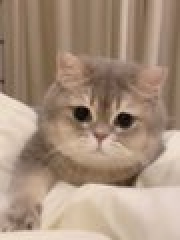
#> input picture Projects/project1_HybridImages/hybrid/kamen.jpg, 90 x 120 px (shown 2 times larger)
$ jupyter execute --allow-errors CS445_Proj1_Starter.ipynb   (shell and % lines are left out)   (text cells are left out)
#> lines starting #> are read from the running program, lines starting #| are printed output that depends on the picture; pictures that were not available may be replaced by others from this repository, and a replacement may not be noted
### Projects/project1_HybridImages/hybrid/utils.py
import time
import os

import cv2
import argparse
import numpy as np
from scipy import signal
from math import ceil, floor
import matplotlib.pyplot as plt
from matplotlib.colors import LogNorm


def align_images(input_img_1, input_img_2, pts_img_1, pts_img_2,
                 save_images=False):

    # Load images
    im1 = cv2.imread(input_img_1)
    im1 = cv2.cvtColor(im1, cv2.COLOR_BGR2RGB)

    im2 = cv2.imread(input_img_2)
    im2 = cv2.cvtColor(im2, cv2.COLOR_BGR2RGB)

    # get image sizes
    h1, w1, b1 = im1.shape
    h2, w2, b2 = im2.shape

    # Get center coordinate of the line segment
    center_im1 = np.mean(pts_img_1, axis=0)
    center_im2 = np.mean(pts_img_2, axis=0)

    plt.close('all')

    # translate first so that center of ref points is center of image
    tx = np.around((w1 / 2 - center_im1[0]) * 2).astype(int)

    if tx > 0:
        im1 = np.r_['1', np.zeros((im1.shape[0], tx, 3)), im1]

    else:
        im1 = np.r_['1', im1, np.zeros((im1.shape[0], -tx, 3))]

    ty = np.round((h1 / 2 - center_im1[1]) * 2).astype(int)

    if ty > 0:
        im1 = np.r_['0', np.zeros((ty, im1.shape[1], 3)), im1]

    else:
        im1 = np.r_['0', im1, np.zeros((-ty, im1.shape[1], 3))]

    tx = np.around((w2 / 2 - center_im2[0]) * 2).astype(int)

    if tx > 0:
        im2 = np.r_['1', np.zeros((im2.shape[0], tx, 3)), im2]

    else:
        im2 = np.r_['1', im2, np.zeros((im2.shape[0], -tx, 3))]

    ty = np.round((h2 / 2 - center_im2[1]) * 2).astype(int)

    if ty > 0:
        im2 = np.r_['0', np.zeros((ty, im2.shape[1], 3)), im2]

    else:
        im2 = np.r_['0', im2, np.zeros((-ty, im2.shape[1], 3))]

    # downscale larger image so that lengths between ref points are the same
    len1 = np.linalg.norm(pts_img_1[0]-pts_img_1[1])
    len2 = np.linalg.norm(pts_img_2[0]-pts_img_2[1])
    dscale = len2 / len1

    if dscale < 1:
        width = int(im1.shape[1] * dscale)
        height = int(im1.shape[0] * dscale)
        dim = (width, height)
        im1 = cv2.resize(im1, dim, interpolation=cv2.INTER_LINEAR)

    else:
        width = int(im2.shape[1] * 1 / dscale)
        height = int(im2.shape[0] * 1 / dscale)
        dim = (width, height)
        im2 = cv2.resize(im2, dim, interpolation=cv2.INTER_LINEAR)

    # rotate im1 so that angle between points is the same
    theta1 = np.arctan2(-(pts_img_1[:, 1][1]-pts_img_1[:, 1][0]),
                        pts_img_1[:, 0][1]-pts_img_1[:, 0][0])
    theta2 = np.arctan2(-(pts_img_2[:, 1][1]-pts_img_2[:, 1][0]),
                        pts_img_2[:, 0][1]-pts_img_2[:, 0][0])
    dtheta = theta2-theta1
    rows, cols = im1.shape[:2]
    M = cv2.getRotationMatrix2D((cols/2, rows/2), dtheta*180/np.pi, 1)
    cos = np.abs(M[0, 0])
    sin = np.abs(M[0, 1])

    # compute the new bounding dimensions of the image
    nW = int((rows * sin) + (cols * cos))
    nH = int((rows * cos) + (cols * sin))

    # adjust the rotation matrix to take into account translation
    M[0, 2] += (nW / 2) - cols/2
    M[1, 2] += (nH / 2) - rows/2

    im1 = cv2.warpAffine(im1, M, (nW, nH))

    # Crop images (on both sides of border) to be same height and width
    h1, w1, b1 = im1.shape
    h2, w2, b2 = im2.shape

    minw = min(w1, w2)
    brd = (max(w1, w2)-minw)/2
    if minw == w1:  # crop w2
        im2 = im2[:, ceil(brd):-floor(brd), :]
        tx = tx-ceil(brd)
    else:
        im1 = im1[:, ceil(brd):-floor(brd), :]
        tx = tx+ceil(brd)

    minh = min(h1, h2)
    brd = (max(h1, h2)-minh)/2
    if minh == h1:  # crop w2
        im2 = im2[ceil(brd):-floor(brd), :, :]
        ty = ty-ceil(brd)
    else:
        im1 = im1[ceil(brd):-floor(brd), :, :]
        ty = ty+ceil(brd)

    im1 = cv2.cvtColor(im1.astype(np.uint8), cv2.COLOR_RGB2BGR)
    im2 = cv2.cvtColor(im2.astype(np.uint8), cv2.COLOR_RGB2BGR)

    if save_images:
        output_img_1 = 'aligned_{}'.format(os.path.basename(input_img_1))
        output_img_2 = 'aligned_{}'.format(os.path.basename(input_img_2))
        cv2.imwrite(output_img_1, im1)
        cv2.imwrite(output_img_2, im2)

    return im1, im2


def prompt_eye_selection(image):
    fig = plt.figure()
    plt.imshow(image, cmap='gray')
    fig.set_label('Click on two points for alignment')
    plt.axis('off')
    xs = []
    ys = []
    clicked = np.zeros((2, 2), dtype=np.float32)

    # Define a callback function that will update the textarea
    # [7 lines left out: function onmousedown, not called in this run]

    def onmouseup(event):
        if(len(xs) >= 2):
            plt.close(fig)

    def onclose(event):
        clicked[:, 0] = xs
        clicked[:, 1] = ys
    # Create an hard reference to the callback not to be cleared by the garbage
    # collector
    fig.canvas.mpl_connect('button_press_event', onmousedown)
    fig.canvas.mpl_connect('button_release_event', onmouseup)
    fig.canvas.mpl_connect('close_event', onclose)

    return clicked

# [54 lines left out: functions crop_image, interactive_crop, not called in this run]

def gaussian_kernel(sigma, kernel_half_size):
    '''
    Inputs:
        sigma = standard deviation for the gaussian kernel
        kernel_half_size = recommended to be at least 3*sigma

    Output:
        Returns a 2D Gaussian kernel matrix
    '''
    window_size = kernel_half_size*2+1
    gaussian_kernel_1d = signal.gaussian(window_size, std=sigma).reshape(window_size, 1)
    gaussian_kernel_2d = np.outer(gaussian_kernel_1d, gaussian_kernel_1d)
    gaussian_kernel_2d /= np.sum(gaussian_kernel_2d) # make sure it sums to one

    return gaussian_kernel_2d

# [14 lines left out: functions plot, plot_spectrum, not called in this run]

### Projects/project1_HybridImages/hybrid/CS445_Proj1_Starter.ipynb
[cell 1]
import cv2
import numpy as np
from scipy import signal

import matplotlib.pyplot as plt
from matplotlib.colors import LogNorm

import utils

[cell 2]
im1_file = 'kamen.jpg'
im2_file = 'smile.jpg'

im1 = np.float32(cv2.imread(im1_file, cv2.IMREAD_GRAYSCALE) / 255.0)
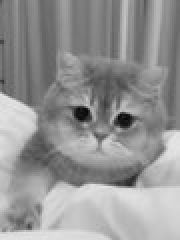
#> im1: shape (120, 90) float32 (shown 2 times larger); min 0.0275, max 0.91, mean 0.582
im2 = np.float32(cv2.imread(im2_file, cv2.IMREAD_GRAYSCALE) / 255.0)
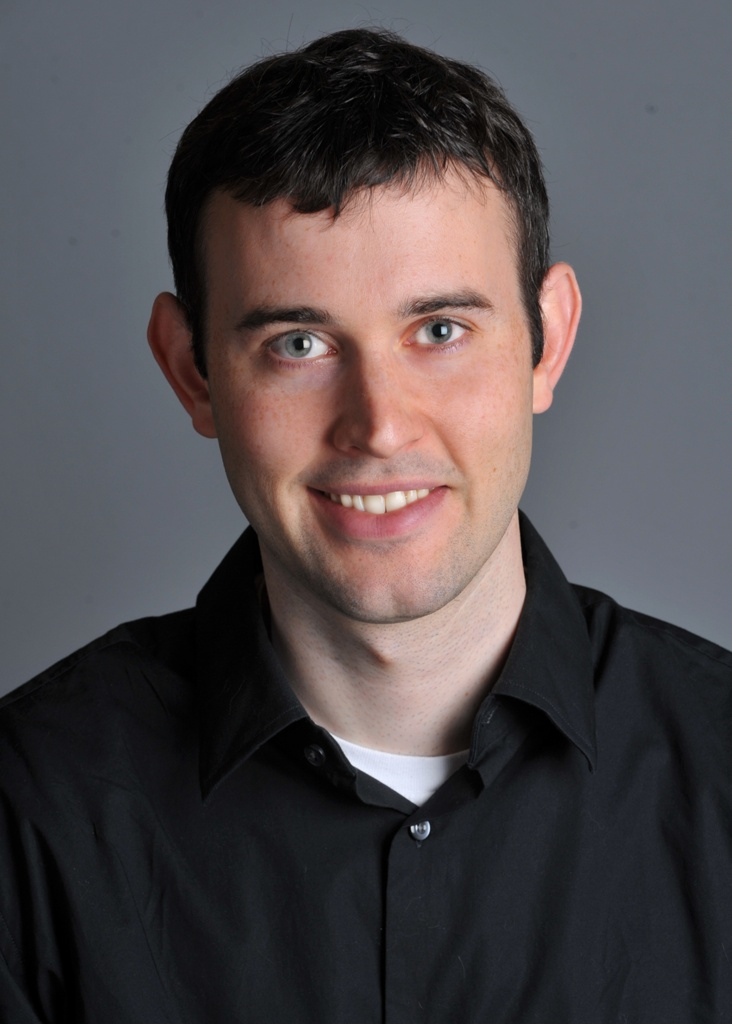
#> input picture Projects/project1_HybridImages/hybrid/DerekPicture.jpg, 732 x 1024 px, given in place of smile.jpg, which was not available
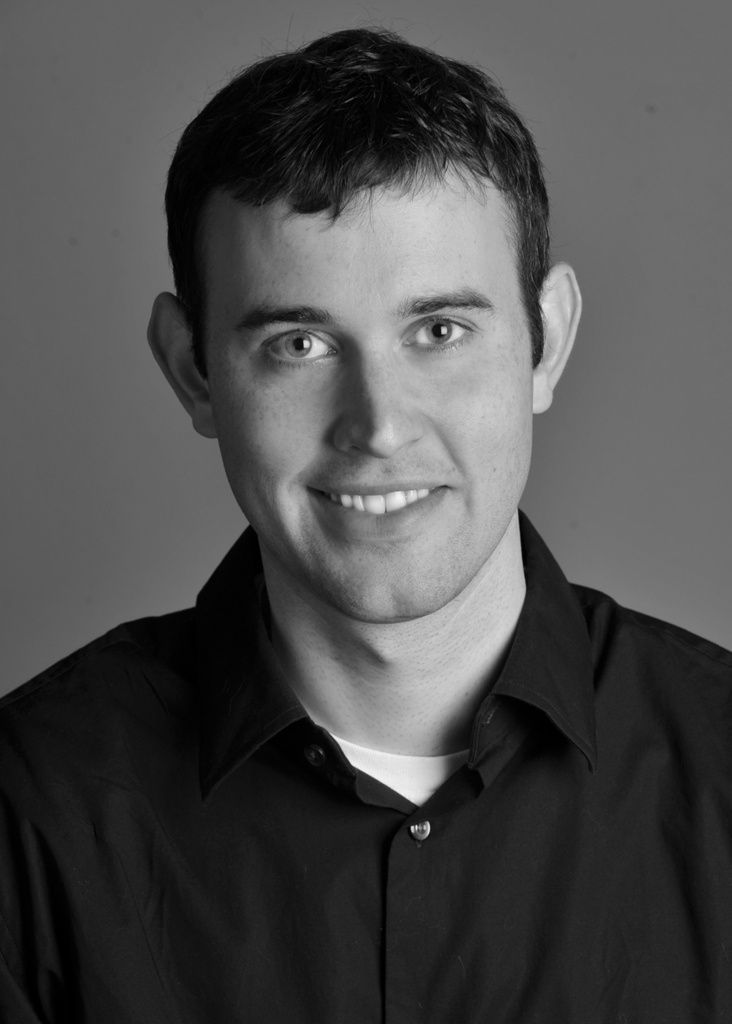
#> im2: shape (1024, 732) float32; min 0, max 0.953, mean 0.3

[cell 3]
pts_im1 = utils.prompt_eye_selection(im1)
#> pts_im1 = [[0, 0], [0, 0]]
# pts_im1 = np.array([[607, 290], [748, 370]]) # uncomment if entering [x, y] pts manually
# plt.plot(pts_im1[:,0], pts_im1[:,1], 'r-+')

[cell 4]
pts_im2 = utils.prompt_eye_selection(im2)
#> pts_im2 = [[0, 0], [0, 0]]
# pts_im2 = np.array([[299,343], [439,331]]) # uncomment if entering [x, y] pts manually
# plt.plot(pts_im2[:,0], pts_im2[:,1], 'r-+')

#> (a cell that did not finish here is left out)

#> in align_images, im1 is the input picture: shape (120, 90, 3); mean B, G, R 124.3, 143.7, 166.8
#> in align_images, im2 is the input picture: shape (1024, 732, 3); mean B, G, R 76.9, 74.5, 80.5
#> in align_images, `center_im1 = np.mean(pts_img_1, axis=0)`: center_im1 = [0, 0]
#> in align_images, `tx = np.around((w1 / 2 - center_im1[0]) * 2).astype(int)`: tx = 90
#> in align_images, `im1 = np.r_['1', np.zeros((im1.shape[0], tx, 3)), im1]`:
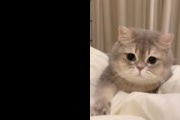
#> im1: shape (120, 180, 3) float64; mean R, G, B 83.4, 71.8, 62.2
#> in align_images, `ty = np.round((h1 / 2 - center_im1[1]) * 2).astype(int)`: ty = 120
#> in align_images, `im1 = np.r_['0', np.zeros((ty, im1.shape[1], 3)), im1]`:
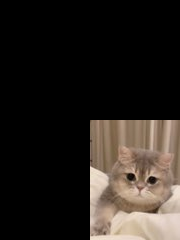
#> im1: shape (240, 180, 3) float64; mean R, G, B 41.7, 35.9, 31.1
#> in align_images, `tx = np.around((w2 / 2 - center_im2[0]) * 2).astype(int)`: tx = 732
#> in align_images, `im2 = np.r_['1', np.zeros((im2.shape[0], tx, 3)), im2]`:
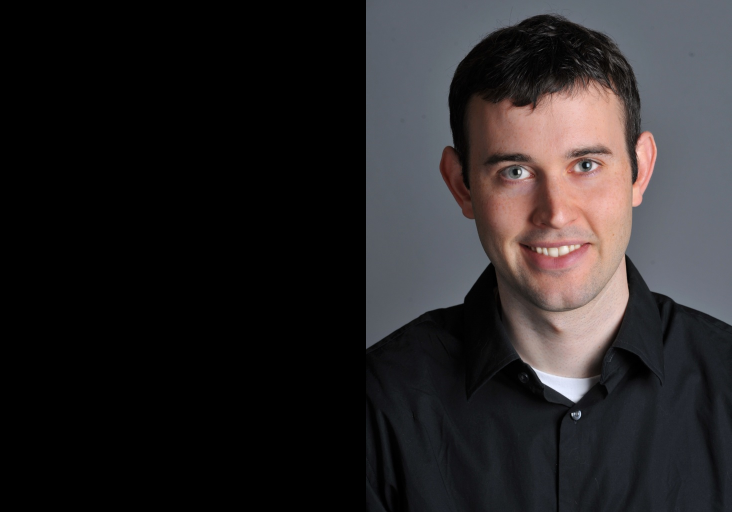
#> im2: shape (1024, 1464, 3) float64 (shown at 1/2 size); mean R, G, B 40.2, 37.3, 38.4
#> in align_images, `ty = np.round((h2 / 2 - center_im2[1]) * 2).astype(int)`: ty = 1024
#> in align_images, `im2 = np.r_['0', np.zeros((ty, im2.shape[1], 3)), im2]`:
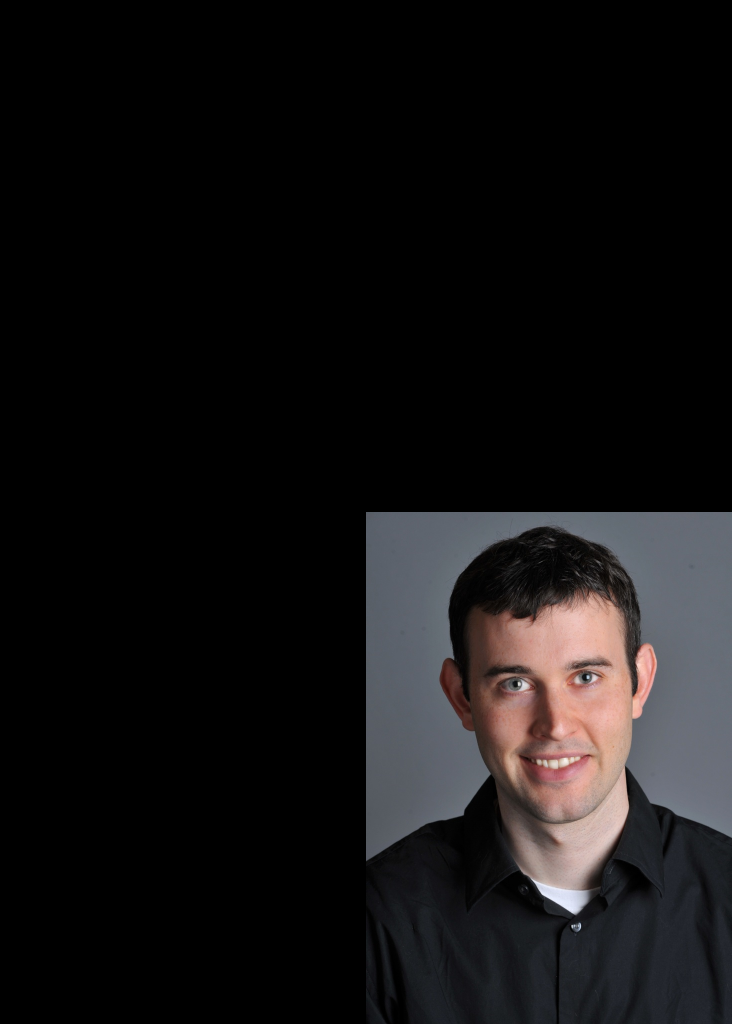
#> im2: shape (2048, 1464, 3) float64 (shown at 1/2 size); mean R, G, B 20.1, 18.6, 19.2
#> in align_images, `len1 = np.linalg.norm(pts_img_1[0]-pts_img_1[1])`: len1 = 0
#> in align_images, `dscale = len2 / len1`: dscale = nan

#> (a cell that did not finish here is left out)

[cell 7]
#Images sanity check
fig, axes = plt.subplots(1, 2)
axes[0].imshow(im1,cmap='gray')
axes[0].set_title('Image 1'), axes[0].set_xticks([]), axes[0].set_yticks([])
axes[1].imshow(im2,cmap='gray')
axes[1].set_title('Image 2'), axes[1].set_xticks([]), axes[1].set_yticks([])

[cell 8]
def hybridImage(im1, im2, sigma_low, sigma_high):
    '''
    Inputs:
        im1:    RGB (height x width x 3) or a grayscale (height x width) image
                as a numpy array.
        im2:    RGB (height x width x 3) or a grayscale (height x width) image
                as a numpy array.
        sigma_low: standard deviation for the low-pass filter
        sigma_high: standard deviation for the high-pass filter

    Output:
        Return the combination of both images, one filtered with a low-pass filter
        and the other with a high-pass filter.
    '''

    # your code goes here
    # low pass filter: standard 2D Gaussian kernel
    low_pass_filter = utils.gaussian_kernel(sigma_low, 3*sigma_low)
    low_filtered_img = cv2.filter2D(im2, -1, low_pass_filter)

    # high pass filter: impulse kernel - Gaussian kernel
    high_pass_filter = utils.gaussian_kernel(sigma_high, 3*sigma_high)
    high_filtered_img = im1 - cv2.filter2D(im1, -1, high_pass_filter)

    # combine the two images
    hybrid_img = low_filtered_img + high_filtered_img

    return low_filtered_img, high_filtered_img, hybrid_img

[cell 9]
sigma_low = 15 # choose parameters that work for your images
sigma_high = 20

#> (the rest of this cell did not finish here and is left out)

#> in hybridImage, `low_filtered_img = cv2.filter2D(im2, -1, low_pass_filter)`:
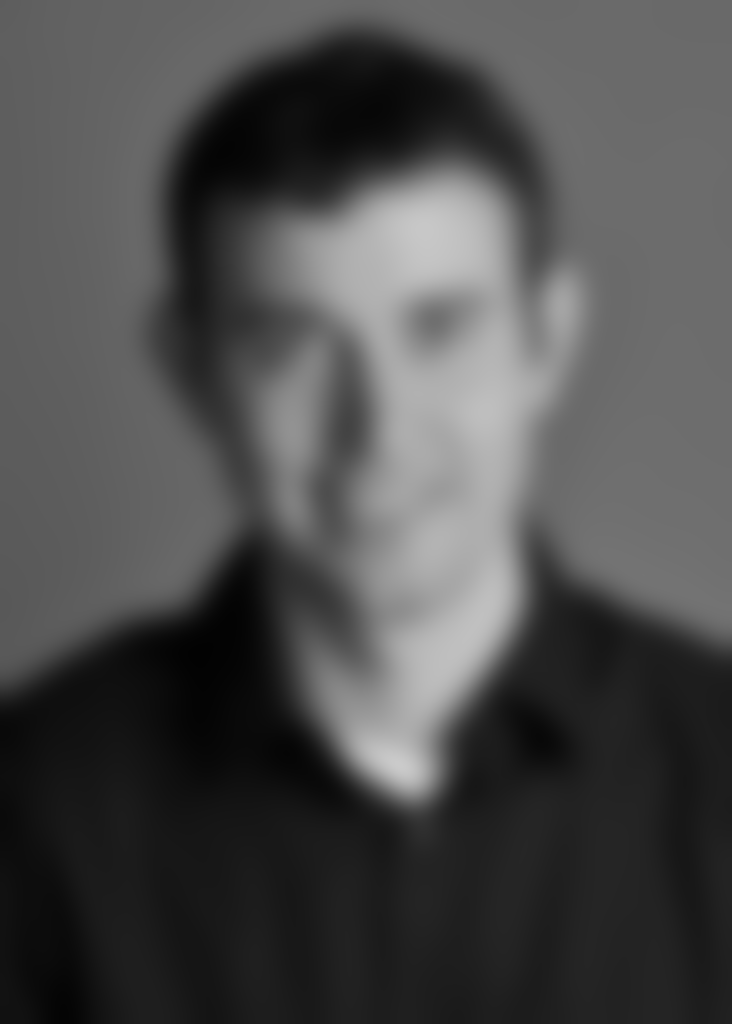
#> low_filtered_img: shape (1024, 732) float32; min 0.0103, max 0.794, mean 0.3
#> in hybridImage, `high_filtered_img = im1 - cv2.filter2D(im1, -1, high_pass_filter)`:
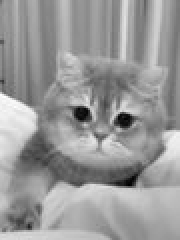
#> high_filtered_img: shape (120, 90) float32 (shown 2 times larger); min -0.514, max 0.342, mean 0.00104; drawn with min black and max white
